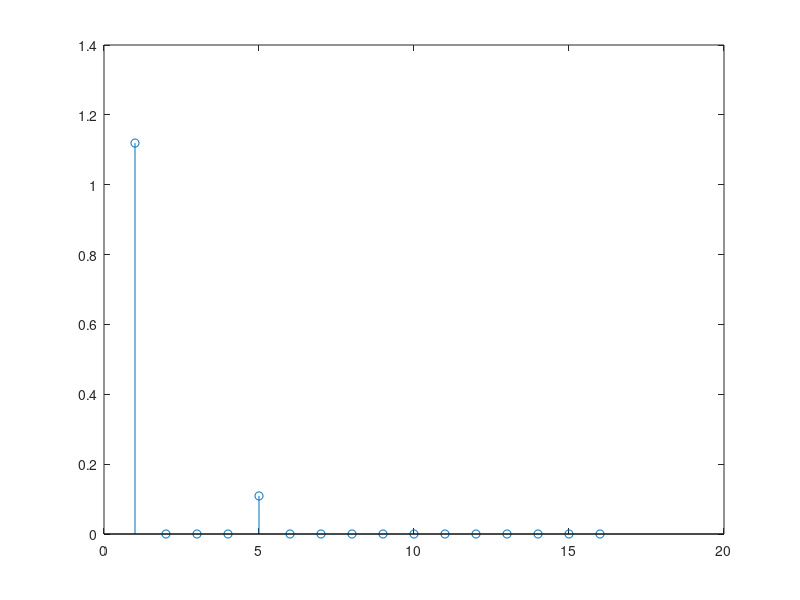

This chart was generated by the following MATLAB code:
clear;

f = 16000;
la = 450e-6;
lb = 500e-6;
lambda = 2e-4;
rs = 240e-3;
N = f;
is = 2;

t = (1:f)/f;
ua = zeros(N,1);
ub = zeros(N,1);
ia = zeros(N,1);
ib = zeros(N,1);

ud = zeros(N,1);
uq = zeros(N,1);
id = zeros(N,1);
iq = zeros(N,1);
w = 2*pi*1000;

ud = ones(N,1)*(la+lb)/2*w*is;

phi = 0;
ia_int = 0;
ib_int = 0;

for i = 1:f
  phi = phi + w/f;
  
  s = sin(phi);
  c = cos(phi);

  ua(i) = c*ud(i) - s*uq(i);
  ub(i) = s*ud(i) + c*uq(i);  
  
  ia_int = ia_int + (ua(i) - ia_int*rs)/(f*la);
  ia(i) = ia_int;
  ib_int = ib_int + (ub(i) - ib_int*rs)/(f*lb); 
  ib(i) = ib_int;
  
  id(i) = c*ia(i) + s*ib(i);
  iq(i) = -s*ia(i) + c*ib(i);
endfor


spec_ia = fft(id(end-31:end));

stem(1:16,2/32*abs(spec_ia(1:16)));
